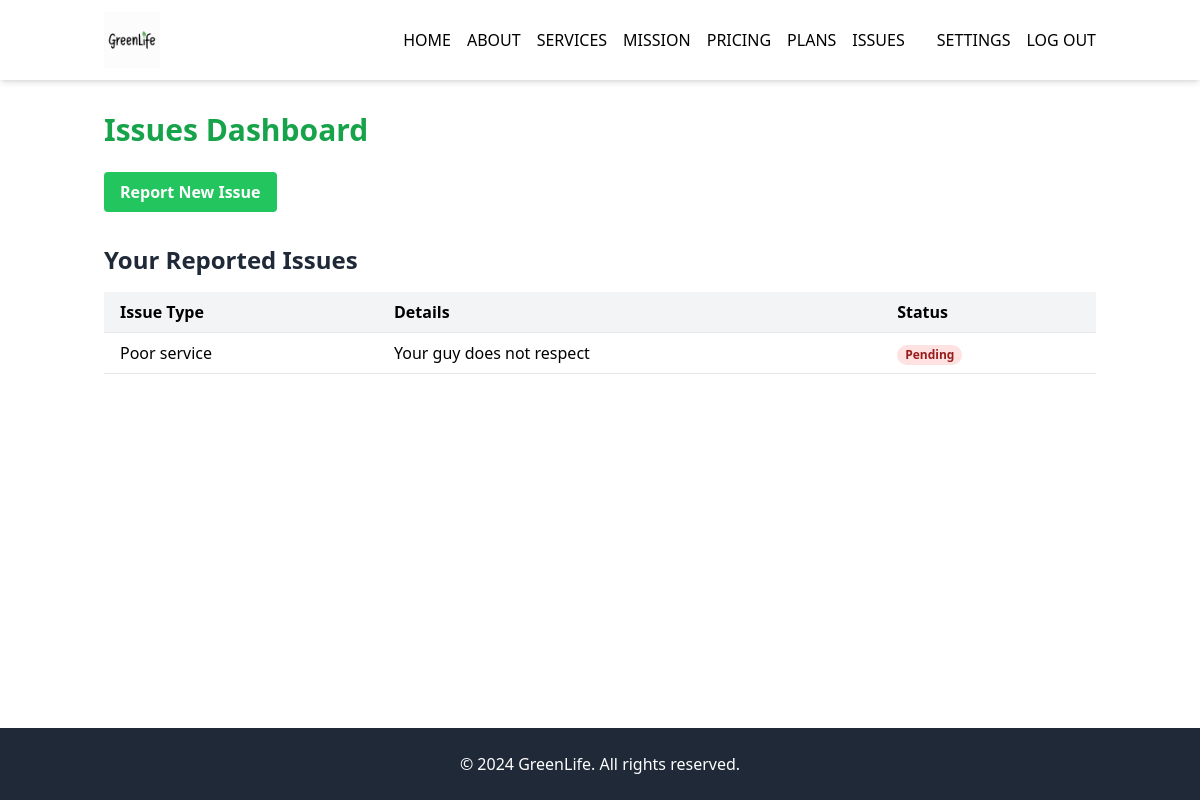
/issues/ (signed in), run on an earlier commit of the app's database.
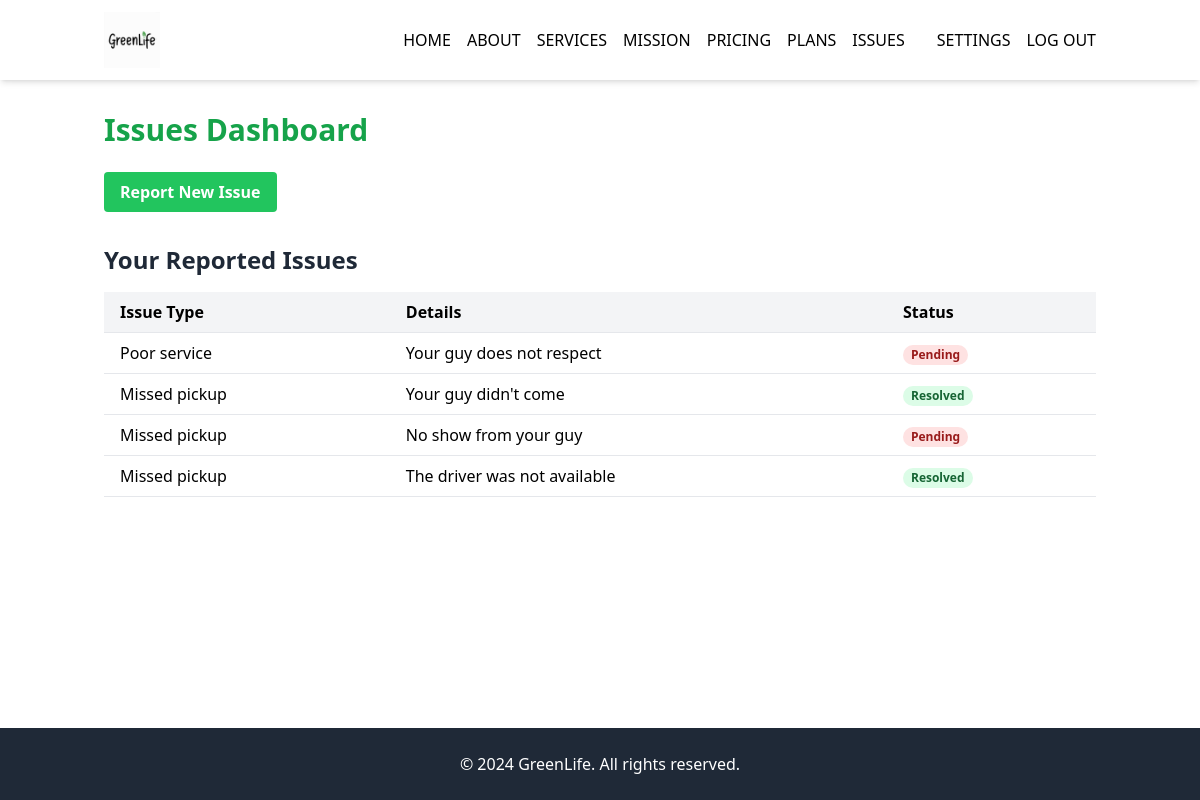
And on a later commit of the database.
### core/models.py (models this page shows, shortened)
class Issues(models.Model):
    ISSUES = (
        ('missed pickup', 'Missed pickup'),
        ('poor service', 'Poor service'),
    )
    ISSUE_STATUS = (
        ('pending', 'Pending'),
        ('resolved', 'Resolved'),
        ('withdrawn', 'Withdrawn'),
    )
    customer = models.ForeignKey('Customer', on_delete=models.CASCADE, null=False, blank=False)
    issue = models.CharField(max_length=40, choices=ISSUES, null=False, blank=False)
    details = models.TextField(null=True, blank=True)
    status = models.CharField(max_length=15, choices=ISSUE_STATUS, null=False, blank=False, default='Pending')

### core/views.py (the view)
# urls.py: path('issues/', issues_dashboard, name='issues_dashboard'),
@login_required
def issues_dashboard(request):
    issues = Issues.objects.filter(customer=request.user.customer)
    return render(request, 'issues.html', {'issues': issues})

### Templates/issues.html (shortened to what this page needs)
{% extends 'base.html' %}
{% load static %}
{% block content %}
<div class="container mx-auto px-4 py-8">
    <h1 class="text-3xl font-bold text-green-600 mb-6">Issues Dashboard</h1>
    <button class="modal-open bg-green-500 hover:bg-green-600 text-white font-bold py-2 px-4 rounded">
        Report New Issue
    </button>
    <div class="mt-8">
        <h2 class="text-2xl font-semibold text-gray-800 mb-4">Your Reported Issues</h2>
        <div class="overflow-x-auto">
            <table class="min-w-full bg-white">
                <thead class="bg-gray-100">
                    <tr>
                        <th class="py-2 px-4 border-b text-left">Issue Type</th>
                        <th class="py-2 px-4 border-b text-left">Details</th>
                        <th class="py-2 px-4 border-b text-left">Status</th>
                    </tr>
                </thead>
                <tbody>
                    {% for issue in issues %}
                    <tr>
                        <td class="py-2 px-4 border-b">{{ issue.get_issue_display }}</td>
                        <td class="py-2 px-4 border-b">{{ issue.details|truncatechars:50 }}</td>
                        <td class="py-2 px-4 border-b">
                            <span class="px-2 inline-flex text-xs leading-5 font-semibold rounded-full
                                {% if issue.status == 'pending' %}bg-yellow-100 text-yellow-800
                                {% elif issue.status == 'resolved' %}bg-green-100 text-green-800
                                {% else %}bg-red-100 text-red-800{% endif %}">
                                {{ issue.get_status_display }}
                            </span>
                        </td>
                    </tr>
                    {% empty %}
                    <tr>
                        <td colspan="3" class="py-4 px-4 border-b text-center text-gray-500">No issues reported yet.</td>
                    </tr>
                    {% endfor %}
                </tbody>
            </table>
        </div>
    </div>
</div>
{% endblock %}

### Templates/Base.html (shortened to what this page needs)
{% load static %}
<!DOCTYPE html>
<html lang="en">
<head>
    <script src="https://cdn.tailwindcss.com"></script>
</head>
<body class="flex flex-col min-h-screen pt-20">
<nav class="bg-white shadow-md fixed top-0 left-0 right-0 z-50" x-data="{ isOpen: false }">
    <div class="container mx-auto px-4 py-3">
        <div class="flex justify-between items-center">
            <a href="/" class="flex items-center">
                <img src="{% static 'images/GreenLife-logo.jpg' %}" alt="GreenLife Logo" class="h-14 w-auto">
            </a>
            <ul class="hidden md:flex space-x-4">
                <li><a href="{% url 'home' %}" class="{% if request.resolver_match.url_name == 'home' %}text-green-500{% endif %} hover:text-green-700">HOME</a></li>
                <li><a href="{% url 'about' %}" class="{% if request.resolver_match.url_name == 'about' %}text-green-500{% endif %} hover:text-green-700">ABOUT</a></li>
                <li><a href="{% url 'services' %}" class="{% if request.resolver_match.url_name == 'services' %}text-green-500{% endif %} hover:text-green-700">SERVICES</a></li>
                <li><a href="{% url 'mission' %}" class="{% if request.resolver_match.url_name == 'mission' %}text-green-500{% endif %} hover:text-green-700">MISSION</a></li>
                <li><a href="{% url 'pricing' %}" class="{% if request.resolver_match.url_name == 'pricing' %}text-green-500{% endif %} hover:text-green-700">PRICING</a></li>
                {% if user.is_authenticated %}
                    <li><a href="{% url 'create_schedule' %}" class="hover:text-green-700">PLANS</a></li>
                    <li><a href="{% url 'issues_dashboard' %}" class="hover:text-green-700">ISSUES</li>
                    <li><a href="{% url 'settings' %}" class="{% if request.resolver_match.url_name == 'settings' %}text-green-500{% endif %} hover:text-green-700">SETTINGS</a></li>
                    <li><a href="{% url 'logout' %}" class="hover:text-green-700">LOG OUT</a></li>
                {% endif %}
            </ul>
        </div>
    </div>
</nav>
    <main class="flex-grow">
        {% block content %}{% endblock %}
    </main>
    <footer class="bg-gray-800 text-white py-6">
        <div class="container mx-auto px-4 text-center">
            <p>&copy; 2024 GreenLife. All rights reserved.</p>
        </div>
    </footer>
</body>
</html>

What changed in the data, as far as the page shows it:
added Issues: issue "Missed pickup", details "Your guy didn't come", status "Resolved"
added Issues: issue "Missed pickup", details "No show from your guy", status "Pending"
added Issues: issue "Missed pickup", details "The driver was not available", status "Resolved"
